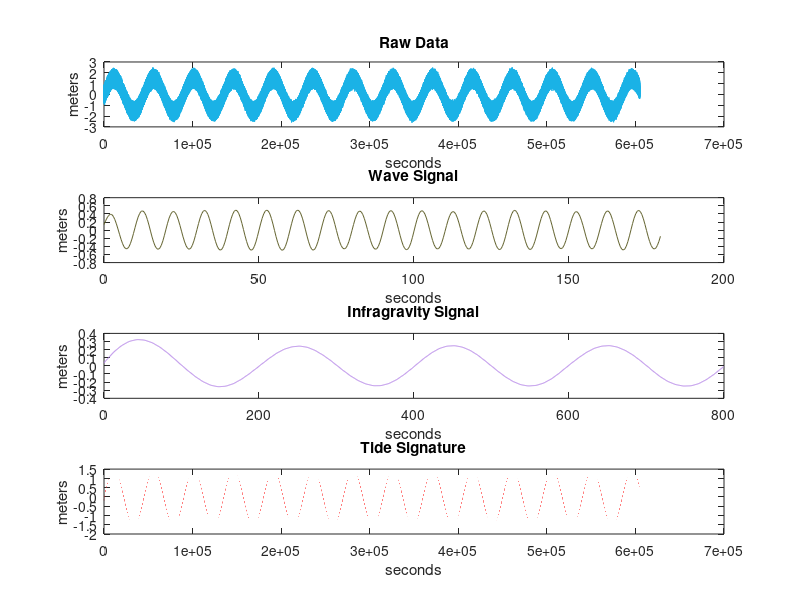
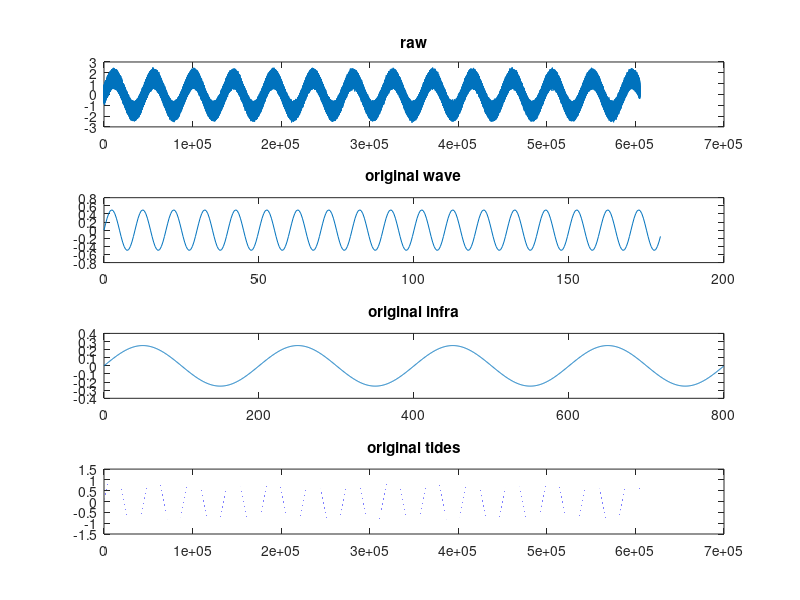

The MATLAB source for these figures, in order: (Note: this script raises an error after producing the figures.)
%% CE640 - Fall 2021
% HW 8
% Matt Sharr (sharrm)

clear all
%% Times series data

% Part i
wave_period = 10; % seconds
wave_amp = 0.5; % meters

% Part ii
infra_period = 200; % seconds
infra_amp = 0.25; % meters

% Part iii 
tides_period = 45000; % seconds
tides_amp = 1.5; % meters

%% Functions

t = 0:0.5:604800; % 604800 s/week

% Create a sin wave for each signal present in the ocean
wave = wave_amp * sin((2 * pi/wave_period) * t);
infra = infra_amp * sin((2 * pi/infra_period) * t);
tides = tides_amp * sin((2 * pi/tides_period) * t);

% Combine all signals into a single wave
combined = wave + infra + tides;

% Add noise to the ocean signal
combined_noise = combined + (0.1 * (randn(size(combined)) - 0.5));

figure(2)

subplot(4,1,1)
plot(t,combined_noise)
title('raw')

subplot(4,1,2)
plot(t(1:360),wave(1:360))
title('original wave')

subplot(4,1,3)
plot(t(1:1600),infra(1:1600))
title('original infra')

subplot(4,1,4)
plot(t,tides)
title('original tides')

%% Filtering

% https://www.mathworks.com/help/signal/ref/butter.html

figure(1)
subplot(4,1,1)
plot(t, combined_noise, 'Color', [0.1 0.7 0.9])
title('Raw Data')
ylabel('meters'); xlabel('seconds')

subplot(4,1,2)
[B,A]=butter(1, [0.075 0.12]);
wave_filt=filtfilt(B,A,combined_noise);
plot(t(1:360), wave_filt(1:360), 'Color', [0.4 0.4 0.2])
title('Wave Signal')
ylabel('meters'); xlabel('seconds')

subplot(4,1,3)
[D,C]=butter(1, [0.003 0.0075]);
infra_filt=filtfilt(D,C,combined_noise);
plot(t(1:1600), infra_filt(1:1600), 'Color', [0.7 0.5 0.9])
title('Infragravity Signal')
ylabel('meters'); xlabel('seconds')

subplot(4,1,4)
Wn = 0.0005;
[F,E]=butter(1, Wn, 'low');
tides_filt=filtfilt(F,E,combined_noise);
plot(t, tides_filt, 'Color', [0.8 0.2 0.4])
title('Tide Signature')
ylabel('meters'); xlabel('seconds')

sgtitle('Ocean Signal Time Series')



